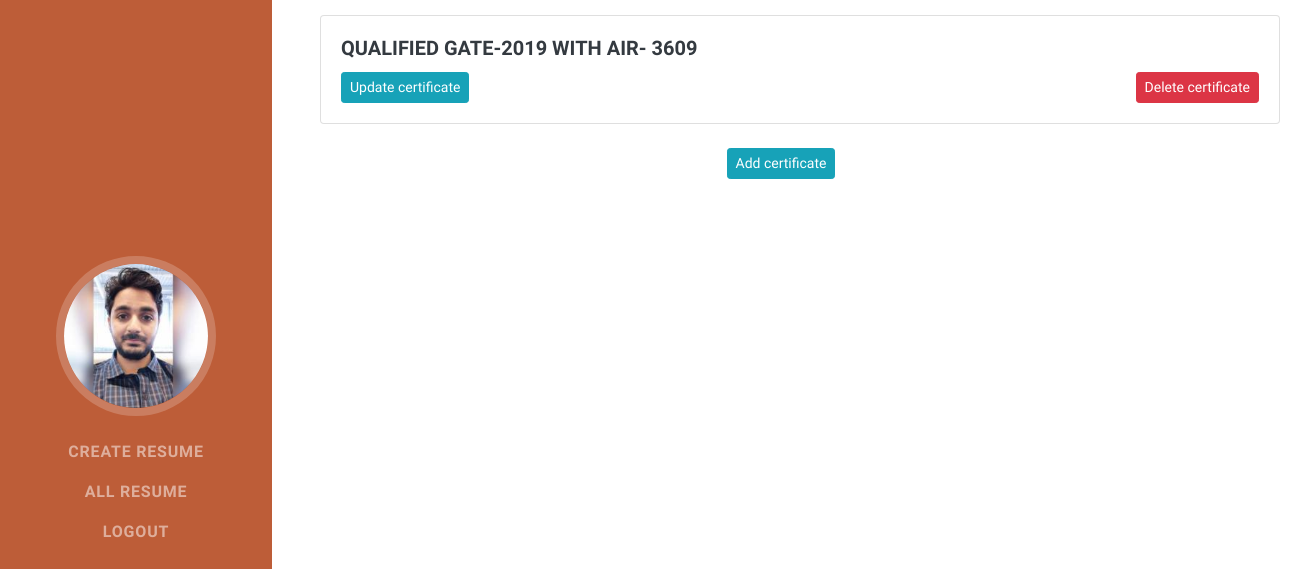
The app's page /resume/10/list_certificate/ (signed in) with its own data.
### dashboard/models.py (models this page shows, shortened)
class UserData(models.Model):
    user = models.ForeignKey(
        User, on_delete=models.CASCADE, related_name='user_data')
    first_name = models.CharField(
        blank=False, help_text='First name', max_length=200)
    last_name = models.CharField(
        blank=False, help_text='Last name', max_length=200)
    address = models.TextField(blank=False)
    total_working_experience = models.PositiveIntegerField(
        default=0, help_text='Total working experience')
    phone_no = PhoneField(blank=True, help_text='Contact phone number')
    email = models.EmailField(
        blank=False, help_text='Email address')
    about_you = models.TextField(
        blank=False, help_text='Brief intro')
    image = models.ImageField(
        blank=False, upload_to='user', help_text='User Image')
    linkedin = models.CharField(
        blank=False, help_text='Linkedin username', max_length=200)
    facebook = models.CharField(
        blank=False, help_text='Facebook username', max_length=200)
    github = models.CharField(
        blank=False, help_text='Github username', max_length=200)
    twitter = models.CharField(
        blank=False, help_text='Twitter username', max_length=200)
    class Meta:
        verbose_name = "User data"
        verbose_name_plural = "User data"

class Certificate(models.Model):
    user_certificates = models.ForeignKey(
        UserData, on_delete=models.CASCADE, related_name='user_certificates')
    certificates = models.CharField(
        blank=False, help_text='certificates', max_length=200)
    class Meta:
        verbose_name = "certificates"
        verbose_name_plural = "certificates"

### dashboard/views.py (the view)
# urls.py: path('resume/<int:id>/list_certificate/', views.list_certificate, name='list_certificate'),
@login_required(login_url="/accounts/login/")
def list_certificate(request, id):
    user_data = UserData.objects.get(id=id)
    if user_data.user == request.user:
        certificates = Certificate.objects.filter(user_certificates=user_data).all()
        return render(
            request, 'dashboard/certificate_list.html',
            {'certificates': certificates, 'user_data': user_data})
    else:
        return redirect('dashboard:all_resume')

### dashboard/templates/dashboard/certificate_list.html (shortened to what this page needs)
{% extends 'base.html' %}
{% load static %}
{% load bootstrap4 %}
{% block nav-image %}
<a class="navbar-brand js-scroll-trigger"><span class="d-none d-lg-block"><img class="img-fluid img-profile rounded-circle mx-auto mb-2" src="{{ user_data.image.url }}" alt="" /></span></a>
{% endblock %}
{% block nav-item %}
<li class="nav-item"><a class="nav-link js-scroll-trigger" href="{% url 'dashboard:create_info' %}">Create Resume</a></li>
<li class="nav-item"><a class="nav-link js-scroll-trigger" href="{% url 'dashboard:all_resume' %}">All Resume</a></li>
<li class="nav-item"><a class="nav-link js-scroll-trigger" href="{% url 'accounts:logout_view' %}">Logout</a></li>
{% endblock %}
{% block content %}
    {% for certificate in certificates %}
        <div class="card" style="width: 60rem; margin-top:15px; margin-left:3rem">
            <div class="card-body">
                <h5 class="card-title">{{ certificate.certificates }}</h5>
            <div>
            <a class="btn btn-sm btn-info " href="{% url 'dashboard:update_certificate' certificate.id %}">Update certificate</a>
            <a class="btn btn-sm btn-danger" style="float:right;" href="{% url 'dashboard:delete_certificate' certificate.id %}">Delete certificate</a>
            </div>
            </div>
        </div>
    {% endfor %}
    <br>
    <div class="text-center">
    <a class="btn btn-sm btn-info" href="{% url 'dashboard:create_certificates' user_data.id %}">Add certificate</a>
    </div>
{% endblock %}

### records on screen
UserData: image (picture)
Certificate: certificates "QUALIFIED GATE-2019 WITH AIR- 3609"
